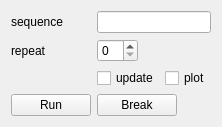
       <widget class="QWidget" name="tab_2">
        <attribute name="title">
         <string>Zap</string>
        </attribute>
        <layout class="QFormLayout" name="formLayout_9">
         <property name="fieldGrowthPolicy">
          <enum>QFormLayout::ExpandingFieldsGrow</enum>
         </property>
         <item row="0" column="0">
          <widget class="QLabel" name="label_7">
           <property name="text">
            <string>sequence</string>
           </property>
          </widget>
         </item>
         <item row="0" column="1">
          <widget class="QLineEdit" name="zapSequence_lineEdit"/>
         </item>
         <item row="1" column="0">
          <widget class="QLabel" name="label_8">
           <property name="text">
            <string>repeat</string>
           </property>
          </widget>
         </item>
         <item row="1" column="1">
          <widget class="QSpinBox" name="zapRepeat_spinBox"/>
         </item>
         <item row="4" column="0">
          <widget class="QPushButton" name="runZap_pushButton">
           <property name="text">
            <string>Run</string>
           </property>
          </widget>
         </item>
         <item row="4" column="1">
          <widget class="QPushButton" name="zapBreak_pushButton">
           <property name="text">
            <string>Break</string>
           </property>
          </widget>
         </item>
         <item row="3" column="1">
          <widget class="QWidget" name="widget_3" native="true">
           <layout class="QHBoxLayout" name="horizontalLayout_3">
            <property name="spacing">
             <number>6</number>
            </property>
            <property name="margin">
             <number>0</number>
            </property>
            <item>
             <widget class="QCheckBox" name="zapUpdate_checkBox">
              <property name="text">
               <string>update</string>
              </property>
             </widget>
            </item>
            <item>
             <widget class="QCheckBox" name="zapPlot_checkBox">
              <property name="text">
               <string>plot</string>
              </property>
             </widget>
            </item>
           </layout>
          </widget>
         </item>
        </layout>
       </widget>
